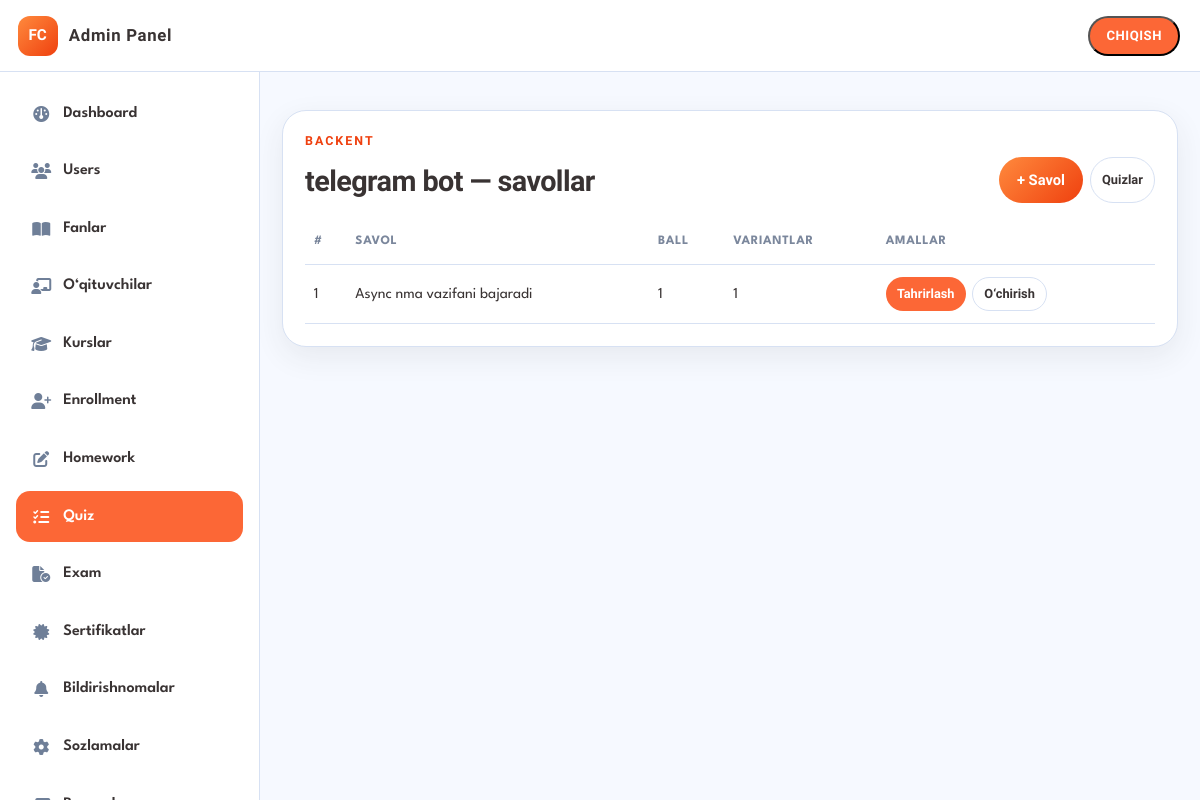
Screenshot of /portal/admin/quizzes/2/questions/ (signed in) with the database file from the repository.
### learning/models.py (models this page shows, shortened)
class Quiz(models.Model):
    course = models.ForeignKey(Course, on_delete=models.CASCADE, related_name="quizzes")
    module = models.ForeignKey(
        Module, on_delete=models.SET_NULL, null=True, blank=True, related_name="quizzes"
    )
    title = models.CharField(max_length=150)
    description = models.TextField(blank=True)
    time_limit_minutes = models.PositiveIntegerField(default=0)
    is_published = models.BooleanField(default=False)
    created_at = models.DateTimeField(auto_now_add=True)
    class Meta:
        ordering = ["-created_at"]
        verbose_name = "Quiz"
        verbose_name_plural = "Quizlar"

class Course(models.Model):
    title = models.CharField(max_length=150)
    slug = models.SlugField(max_length=170, unique=True)
    short_description = models.CharField(max_length=300, blank=True)
    description = models.TextField(blank=True)
    cover = models.ImageField(upload_to="courses/", blank=True, null=True)
    subject = models.ForeignKey(
        Subject,
        on_delete=models.SET_NULL,
        null=True,
        blank=True,
        related_name="courses",
    )
    teacher = models.ForeignKey(
        Teacher,
        on_delete=models.SET_NULL,
        null=True,
        blank=True,
        related_name="courses",
    )
    duration = models.CharField(max_length=80, blank=True)
    is_published = models.BooleanField(default=False, db_index=True)
    show_on_landing = models.BooleanField(default=True, db_index=True)
    sort_order = models.PositiveIntegerField(default=0)
    created_at = models.DateTimeField(auto_now_add=True)
    updated_at = models.DateTimeField(auto_now=True)
    class Meta:
        ordering = ["sort_order", "title"]
        verbose_name = "Kurs"
        verbose_name_plural = "Kurslar"
    def __str__(self):
        return self.title

class QuizQuestion(models.Model):
    quiz = models.ForeignKey(Quiz, on_delete=models.CASCADE, related_name="questions")
    text = models.TextField()
    sort_order = models.PositiveIntegerField(default=0)
    points = models.PositiveIntegerField(default=1)
    class Meta:
        ordering = ["sort_order", "id"]

### portal/assessments_admin.py (the view)
@admin_required
def admin_quiz_questions(request, quiz_id):
    quiz = get_object_or_404(Quiz.objects.select_related("course"), pk=quiz_id)
    return _render(
        request,
        "portal/admin/quiz_questions.html",
        {"quiz": quiz, "items": quiz.questions.prefetch_related("choices").all()},
    )

### accounts/models.py (called while the page is built)
    @property
    def is_admin(self):
        return self.role == Role.ADMIN or self.user.is_superuser

    @property
    def is_student(self):
        return self.role == Role.STUDENT and not self.user.is_superuser

### accounts/permissions.py (called while the page is built)
def get_profile(user) -> Profile:
    profile, _ = Profile.objects.get_or_create(
        user=user,
        defaults={
            "role": Role.ADMIN if user.is_superuser else Role.STUDENT,
            "full_name": user.get_full_name() or user.username,
            "is_email_verified": user.is_superuser,
            "must_change_password": not user.is_superuser,
        },
    )
    return profile

def _password_gate(request, profile):
    if profile.must_change_password:
        return redirect("accounts:force_password_change")
    return None

def admin_required(view_func):
    @login_required
    @wraps(view_func)
    def _wrapped(request, *args, **kwargs):
        profile = get_profile(request.user)
        request.profile = profile
        blocked = _password_gate(request, profile)
        if blocked:
            return blocked
        if profile.is_admin:
            return view_func(request, *args, **kwargs)
        messages.error(request, "Faqat administrator kira oladi.")
        return redirect(role_home_url_name(request.user))
    return _wrapped

### portal/assessments_admin.py (called while the page is built)
def _render(request, template, context=None):
    return render(request, template, context or {})

### templates/portal/admin/quiz_questions.html (shortened to what this page needs)
{% extends "portal/admin/admin_base.html" %}
{% block content %}
<section class="panel">
  <div class="panel-head">
    <div>
      <p class="eyebrow">{{ quiz.course }}</p>
      <h2>{{ quiz.title }} — savollar</h2>
    </div>
    <div class="actions">
      <a class="btn btn-primary" href="{% url 'portal:admin_quiz_question_create' quiz.pk %}">+ Savol</a>
      <a class="btn-mini ghost" href="{% url 'portal:admin_quizzes' %}">Quizlar</a>
    </div>
  </div>
  <div class="table-wrap">
    <table class="data-table">
      <thead><tr><th>#</th><th>Savol</th><th>Ball</th><th>Variantlar</th><th>Amallar</th></tr></thead>
      <tbody>
        {% for item in items %}
          <tr>
            <td>{{ item.sort_order }}</td>
            <td>{{ item.text|truncatechars:80 }}</td>
            <td>{{ item.points }}</td>
            <td>{{ item.choices.count }}</td>
            <td class="actions">
              <a class="btn-mini" href="{% url 'portal:admin_quiz_question_edit' item.pk %}">Tahrirlash</a>
              <form method="post" action="{% url 'portal:admin_quiz_question_delete' item.pk %}" onsubmit="return confirm('O‘chirishni tasdiqlaysizmi?');">
                {% csrf_token %}<button class="btn-mini ghost" type="submit">O‘chirish</button>
              </form>
            </td>
          </tr>
        {% empty %}
          <tr><td colspan="5">Savol yo‘q.</td></tr>
        {% endfor %}
      </tbody>
    </table>
  </div>
</section>
{% endblock %}

### static/css/styles.css (style rules this page uses)
:root { --bg: #f6f9ff; --white: #ffffff; --main-dark: #393333; --muted: #7b879c; --stroke: #d7e1f3; --icon-light: #e6edfb; --accent: #fc6736; --accent-deep: #ef400f; --blue: #009bf5; --blue-2: #3b82f6; --blue-soft: #60a5fa; --green: #00cc81; --cyan: #00bcd3; --gold: #fdc61d; --sidebar: 260px; --topbar: 72px; --radius: 20px; --shadow: 0 10px 30px rgba(57, 51, 51, 0.08); --font: "League Spartan", system-ui, sans-serif; --font-display: "Oxanium", system-ui, sans-serif; }
*, *::before, *::after { box-sizing: border-box; }
html { scroll-behavior: smooth; }
body { margin: 0; font-family: var(--font); color: var(--main-dark); background: var(--bg); line-height: 1.5; }
a { color: inherit; text-decoration: none; }
h1, h2, h3, .brand-text, .eyebrow { font-family: var(--font-display); margin: 0; letter-spacing: -0.02em; }
p { margin: 0; }
.eyebrow { font-size: 0.78rem; font-weight: 700; letter-spacing: 0.16em; text-transform: uppercase; margin-bottom: 0.55rem; opacity: 0.9; }
.panel .eyebrow, .growth-panel .eyebrow, .streak-panel .eyebrow, .contact-panel .eyebrow { color: var(--accent-deep); opacity: 1; }
.btn { display: inline-flex; align-items: center; justify-content: center; min-height: 46px; padding: 0.7rem 1.15rem; border-radius: 999px; border: 0; font-family: var(--font-display); font-weight: 700; font-size: 0.92rem; cursor: pointer; transition: transform 0.2s ease, filter 0.2s ease, background 0.2s ease; }
.btn-primary { background: linear-gradient(135deg, #ff8a3d, var(--accent-deep)); color: #fff; }
.panel { margin-top: 1.1rem; padding: 1.35rem; background: var(--white); border: 1px solid var(--stroke); border-radius: 24px; box-shadow: var(--shadow); }
.panel-head { display: flex; align-items: end; justify-content: space-between; gap: 1rem; margin-bottom: 1.1rem; }
.panel h2, .growth-panel h2, .streak-panel h2, .contact-panel h2 { font-size: clamp(1.35rem, 2.4vw, 1.8rem); font-weight: 800; }

### static/css/portal.css (style rules this page uses)
.portal-body { min-height: 100svh; }
.table-wrap { overflow-x: auto; }
.data-table { width: 100%; border-collapse: collapse; font-size: 0.95rem; }
.data-table th, .data-table td { padding: 0.75rem 0.55rem; border-bottom: 1px solid var(--stroke); text-align: left; vertical-align: middle; }
.data-table th { color: var(--muted); font-size: 0.8rem; text-transform: uppercase; letter-spacing: 0.05em; }
.actions { display: flex; gap: 0.4rem; flex-wrap: wrap; }
.actions form { margin: 0; }
.btn-mini { display: inline-flex; align-items: center; justify-content: center; min-height: 34px; padding: 0 0.7rem; border-radius: 999px; border: 0; background: var(--accent); color: #fff; font-weight: 700; font-size: 0.8rem; cursor: pointer; font-family: var(--font-display); }
.btn-mini.ghost { background: #fff; color: var(--main-dark); border: 1px solid var(--stroke); }

### rows the page displays
Quiz: course "BACKENT", title "telegram bot"
QuizQuestion: sort_order "1", text "Async nma vazifani bajaradi", points "1", choices.count "1"
